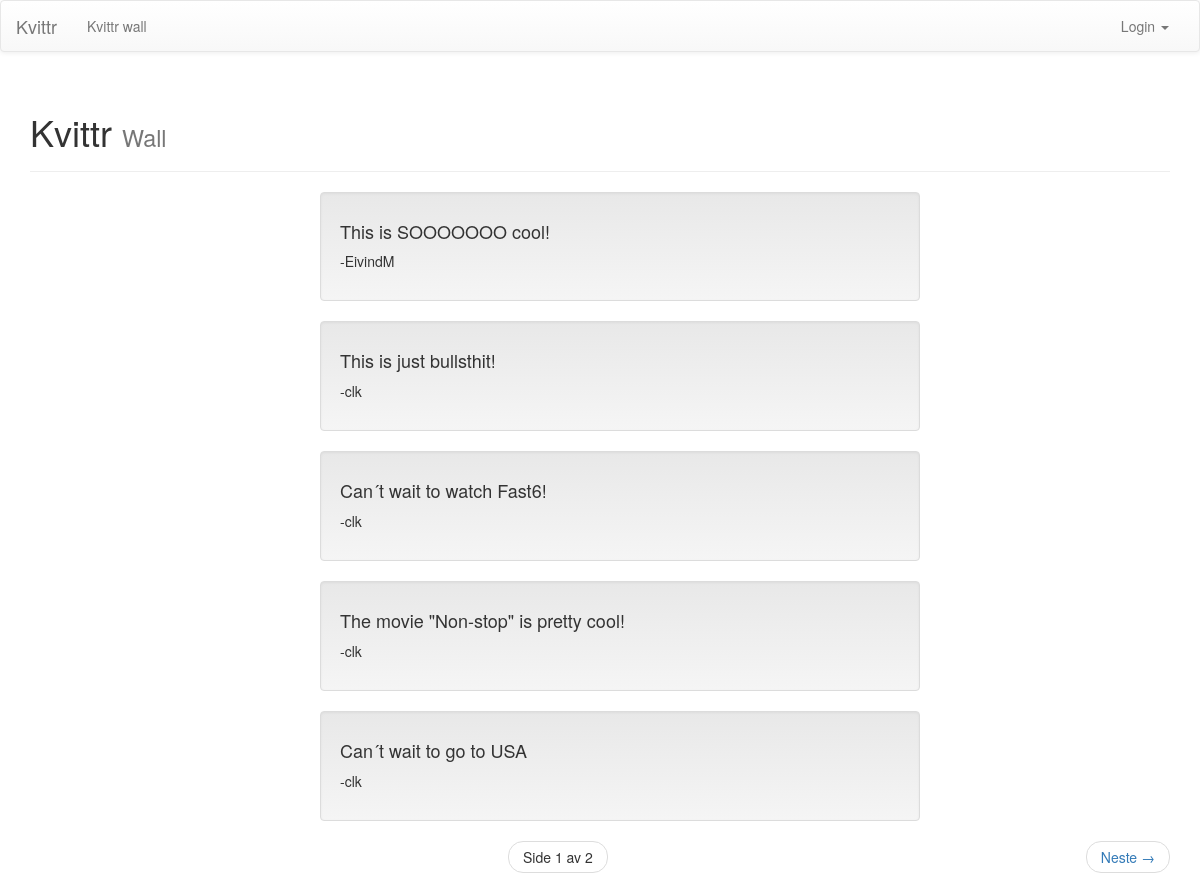
/kvittr_messages/, run on an earlier commit of the app's database.
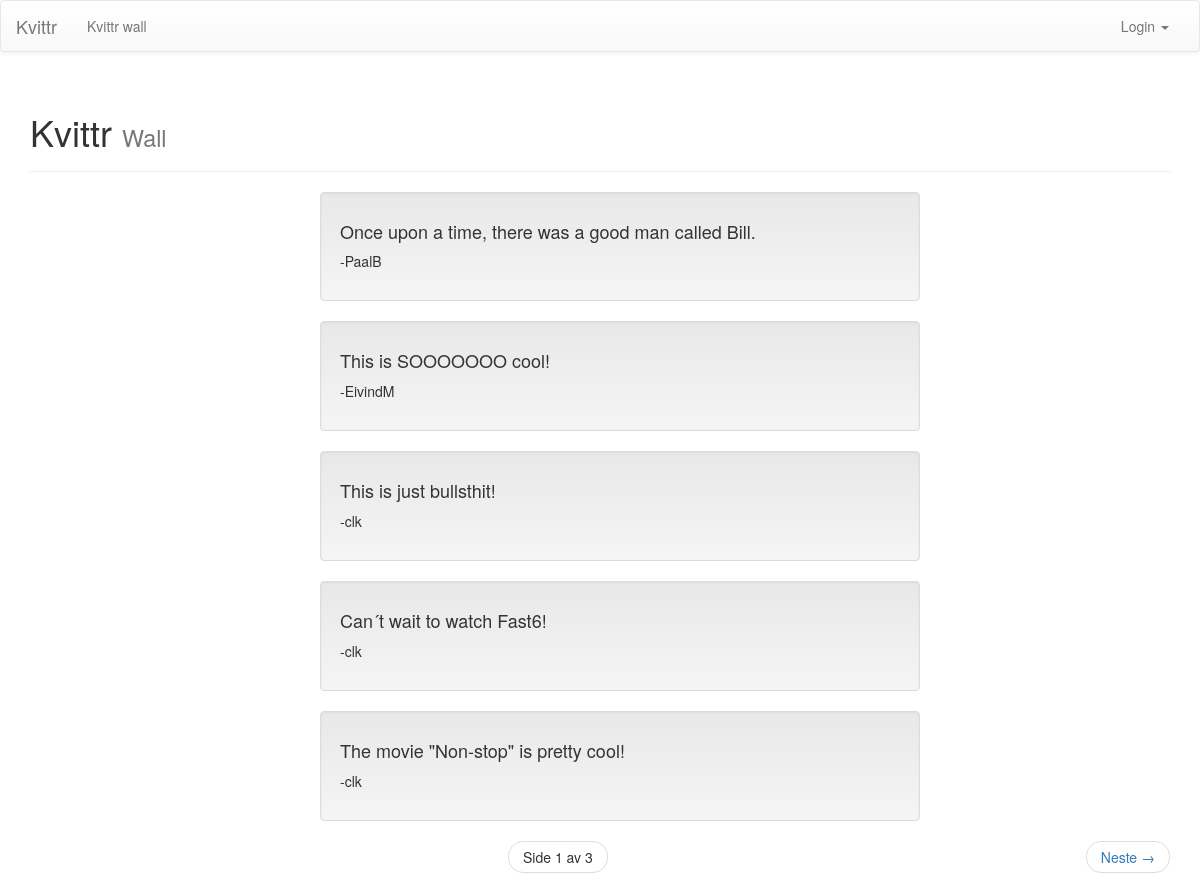
And on a later commit of the database.
### kvittr_messages/models.py (models this page shows, shortened)
class Message(models.Model):
	message = models.TextField()
	created_by = models.ForeignKey(User, related_name="created_message")
	created_datetime = models.DateTimeField()
	likes = models.PositiveIntegerField(default=0)
	class Meta:
		ordering = ['-id']

### kvittr_messages/views.py (the view)
def message_listing(request):
	new_post = request.POST.get('new_post')
	if new_post:
		post = Message()
		post.message = new_post
		post.created_datetime = timezone.now()
		post.created_by = request.user
		post.save()
	messages = Message.objects.all()
	page_number = request.GET.get('page')
	paginator = Paginator(messages, 5)
	try:
		messages = paginator.page(page_number)
	except PageNotAnInteger:
		messages = paginator.page(1)
	except EmptyPage:
		messages = paginator.page(paginator.num_pages)
	context = {'messages': messages}
	return render(request, 'kvittr_messages/message_listing.html', context)

### kvittr_messages/templates/kvittr_messages/message_listing.html (shortened to what this page needs)
{% extends 'theme/base.html' %}
{% block subheader %} Wall {% endblock %}
{% block pagecontent %}
        <ul>
        {% for message in messages %}
            <li class="well" style="list-style:none; width: 600px; margin-left: auto; margin-right: auto;">
                <h4>{{ message.message }}</h4>
                <p> -{{ message.created_by }} </p>
            </li>
        {% endfor %}
        </ul>
    <nav>
        <ul class="pager">
                <li>
                    <span class="current">
                        Side {{ messages.number }} av {{ messages.paginator.num_pages }}
                    </span>
                </li>
            {% if messages.has_next %}
                <li class="next">
                    <a href="?page={{ messages.next_page_number }}">
                        Neste <span aria-hidden="true"> &rarr; </span>
                    </a>
                </li>
            {% endif %}
        </ul>
    </nav>
{% endblock %}

What changed in the data, as far as the page shows it:
no longer on this page (row unchanged): Message: message "Can´t wait to go to USA", created_by "clk"
added Message: message "Once upon a time, there was a good man called Bill.", created_by "PaalB"
Also different on the page:
{{ messages.paginator.num_pages }}: "2" → "3"
